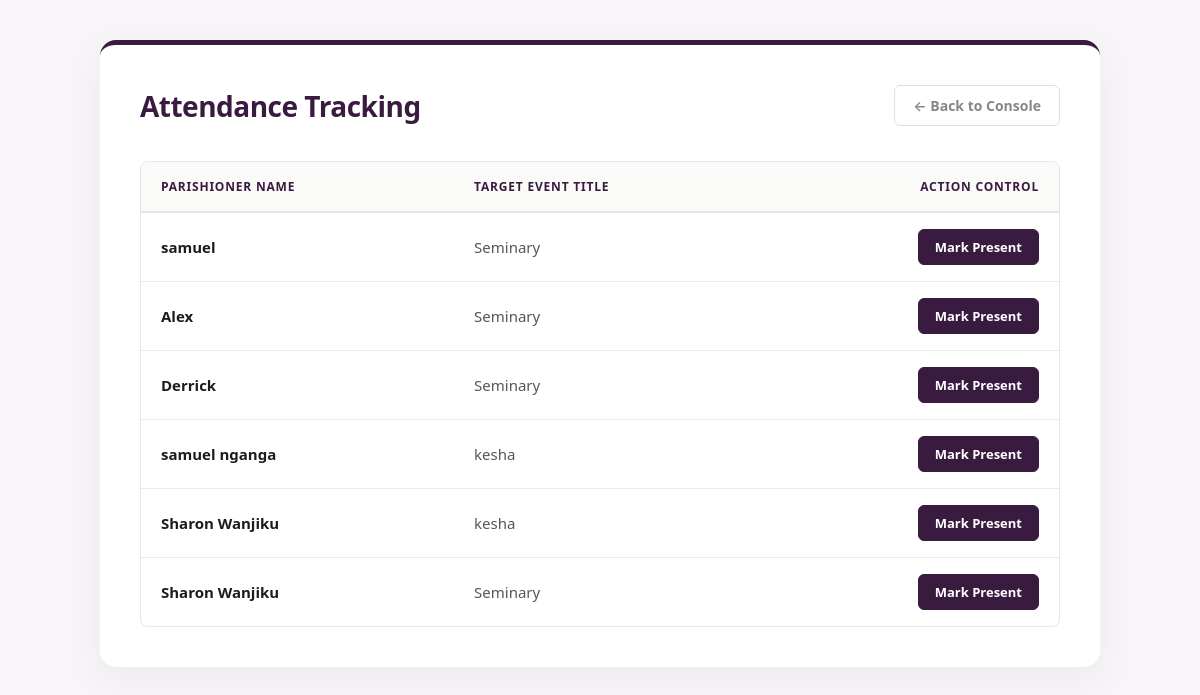
Page /admin/attendance.php (signed in) on the committed database.
### tables this page shows
CREATE TABLE `registrations` (
  `id` int(11) NOT NULL,
  `user_id` int(11) DEFAULT NULL,
  `event_id` int(11) DEFAULT NULL,
  `status` varchar(20) DEFAULT 'registered',
  `created_at` timestamp NOT NULL DEFAULT current_timestamp()
);

CREATE TABLE `users` (
  `id` int(11) NOT NULL,
  `name` varchar(100) DEFAULT NULL,
  `email` varchar(100) DEFAULT NULL,
  `password` varchar(255) DEFAULT NULL,
  `role` varchar(20) DEFAULT 'user',
  `created_at` timestamp NOT NULL DEFAULT current_timestamp(),
  `phone` varchar(20) DEFAULT NULL
);

CREATE TABLE `events` (
  `id` int(11) NOT NULL,
  `title` varchar(200) DEFAULT NULL,
  `description` text DEFAULT NULL,
  `event_date` date DEFAULT NULL,
  `event_time` time DEFAULT NULL,
  `location` varchar(255) DEFAULT NULL,
  `created_at` timestamp NOT NULL DEFAULT current_timestamp()
);

### admin/attendance.php (the view, shortened to what this page needs)
<?php
include("../config.php");
$registrations = mysqli_query($conn, "
    SELECT registrations.*, users.name, events.title
    FROM registrations
    JOIN users ON registrations.user_id = users.id
    JOIN events ON registrations.event_id = events.id
");
?>
<!DOCTYPE html>
<html lang="en">
<head>
</head>
<body>
<div class="workspace-card">
    <div class="workspace-header">
        <h1>Attendance Tracking</h1>
        <a href="dashboard.php" class="btn-back">← Back to Console</a>
    </div>
    <div class="table-responsive">
        <table>
            <thead>
                <tr>
                    <th>Parishioner Name</th>
                    <th>Target Event Title</th>
                    <th style="text-align: right;">Action Control</th>
                </tr>
            </thead>
            <tbody>
                <?php
                if(mysqli_num_rows($registrations) > 0) {
                    while($row = mysqli_fetch_assoc($registrations)){
                ?>
                    <tr>
                        <td><strong><?php echo htmlspecialchars($row['name']); ?></strong></td>
                        <td class="event-title-cell"><?php echo htmlspecialchars($row['title']); ?></td>
                        <td style="text-align: right;">
                            <form method="POST" style="display: inline-block;">
                                <button type="submit" name="mark" class="btn-mark">Mark Present</button>
                            </form>
                        </td>
                    </tr>
                <?php
                    }
                } ?>
            </tbody>
        </table>
    </div>
</div>
</body>
</html>

### admin/attendance.php (style rules this page uses)
:root { --papal-purple: #3A1B40; --cathedral-gold: #D4AF37; --deep-onyx: #1E1B1F; --premium-bg: #F7F5F8; --pure-white: #FFFFFF; --muted-gray: #8A858C; }
* { margin: 0; padding: 0; box-sizing: border-box; font-family: 'Segoe UI', -apple-system, BlinkMacSystemFont, Roboto, sans-serif; }
body { background-color: var(--premium-bg); color: var(--deep-onyx); padding: 40px 20px; min-height: 100vh; display: flex; justify-content: center; align-items: flex-start; }
.workspace-card { background: var(--pure-white); width: 100%; max-width: 1000px; padding: 40px; border-radius: 16px; box-shadow: 0 12px 40px rgba(58, 27, 64, 0.05); border-top: 5px solid var(--papal-purple); }
.workspace-header { margin-bottom: 35px; display: flex; justify-content: space-between; align-items: center; flex-wrap: wrap; gap: 15px; }
.workspace-header h1 { font-size: 28px; color: var(--papal-purple); font-weight: 600; letter-spacing: -0.5px; }
.btn-back { text-decoration: none; font-size: 14px; font-weight: 600; color: var(--muted-gray); padding: 10px 18px; border: 1px solid #E2DFE3; border-radius: 6px; transition: all 0.2s ease; }
.table-responsive { width: 100%; overflow-x: auto; border-radius: 8px; border: 1px solid #E8E6E9; }
table { width: 100%; border-collapse: collapse; text-align: left; font-size: 15px; }
th { background-color: #FAFAF9; color: var(--papal-purple); font-weight: 600; padding: 16px 20px; text-transform: uppercase; font-size: 12px; letter-spacing: 0.8px; border-bottom: 2px solid #E8E6E9; }
td { padding: 16px 20px; border-bottom: 1px solid #ECE9EC; color: var(--deep-onyx); }
tr:last-child td { border-bottom: none; }
.event-title-cell { font-weight: 500; color: #5A535C; }
.btn-mark { background: var(--papal-purple); color: var(--pure-white); border: 1px solid var(--papal-purple); padding: 8px 16px; font-size: 13px; font-weight: 600; border-radius: 6px; cursor: pointer; transition: all 0.2s ease; }

### rows in the picture
registrations: user.name "samuel", event.title "Seminary"
registrations: user.name "Alex", event.title "Seminary"
registrations: user.name "Derrick", event.title "Seminary"
registrations: user.name "samuel nganga", event.title "kesha"
registrations: user.name "Sharon Wanjiku", event.title "kesha"
registrations: user.name "Sharon Wanjiku", event.title "Seminary"
